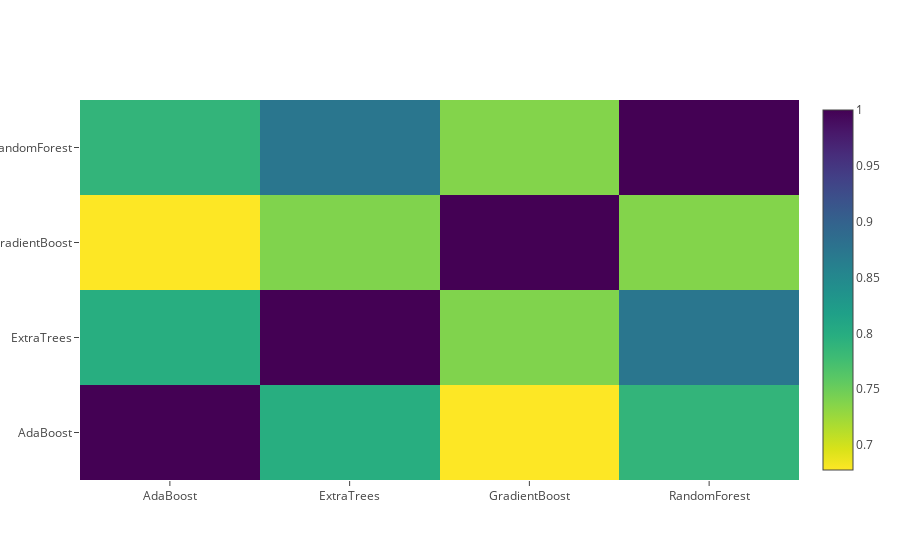

The cell this chart's notebook holds for it:
### Markdown cell above
**Correlation Heatmap of the Second Level Training set**

### Code cell
data = [
    go.Heatmap(
        z= base_predictions_train.astype(float).corr().values ,
        x= base_predictions_train.columns.values,
        y= base_predictions_train.columns.values,
          colorscale='Viridis',
            showscale = True,
            reversescale = True
    )
]
py.iplot(data, filename='labelled-heatmap')

### Figure 1 — Plotly figure (JSON) as saved in the notebook; plotly's stock layout.template omitted (floating-point values rounded to 4 significant figures)
{"data": [{"colorscale": "Viridis", "reversescale": true, "showscale": true, "type": "heatmap", "x": ["AdaBoost", "ExtraTrees", "GradientBoost", "RandomForest"], "y": ["AdaBoost", "ExtraTrees", "GradientBoost", "RandomForest"], "z": [[1, 0.7983, 0.6776, 0.7885], [0.7983, 1, 0.7392, 0.8731], [0.6776, 0.7392, 1, 0.7374], [0.7885, 0.8731, 0.7374, 1]]}], "layout": {}}
